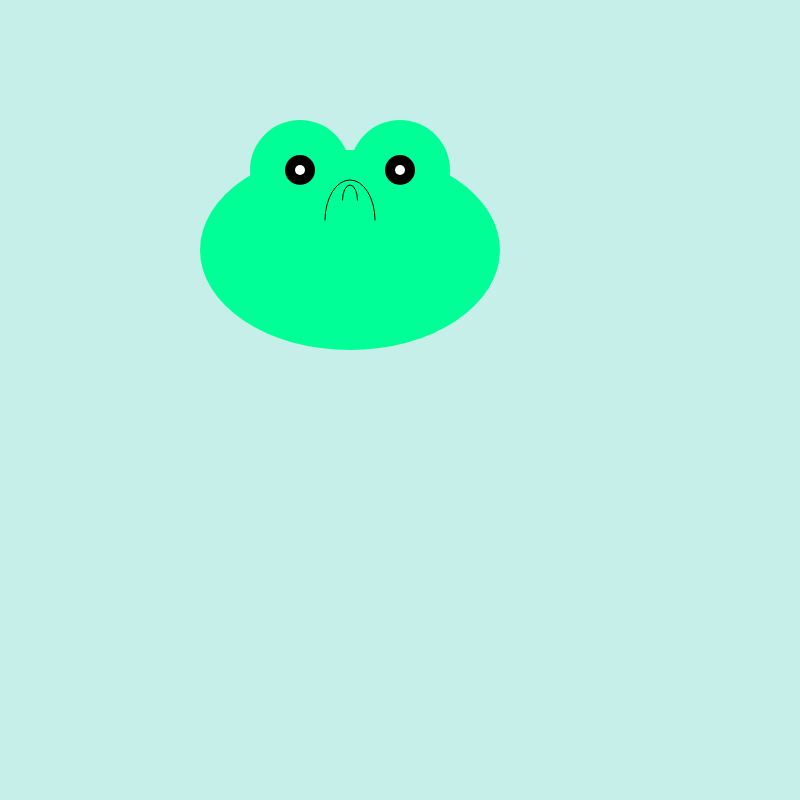
Frame 1 (no input)
Frame 60 (no input): identical to frame 1, image omitted
Frame 120 (the mouse pressed at the canvas centre since frame 60): identical to frame 1, image omitted

The p5.js sketch that drew this single still picture (run headless with seeded random() and noise() and a simulated clock; from frame 60 on, the mouse is pressed at the canvas centre):

// p5.js sketch
// ── sketch.js
function setup() {
  createCanvas(800, 800);
}

function draw() {
  background('#C6EFEA');
  noStroke()
  fill(0,500,150)
  ellipse(350,250,300,200)
  ellipse(300,170,100,100)
  ellipse(400,170,100,100)
  fill(0,0,0)
  ellipse(300,170,30,30)
  ellipse(400,170,30,30)
  fill(255,255,255)
  ellipse(300,170,10,10)
  ellipse(400,170,10,10)
  stroke(0,0,0)
  noFill()
  arc(350,220,50,80,PI,0)
  arc(350,200,15,30,PI,0)
}
